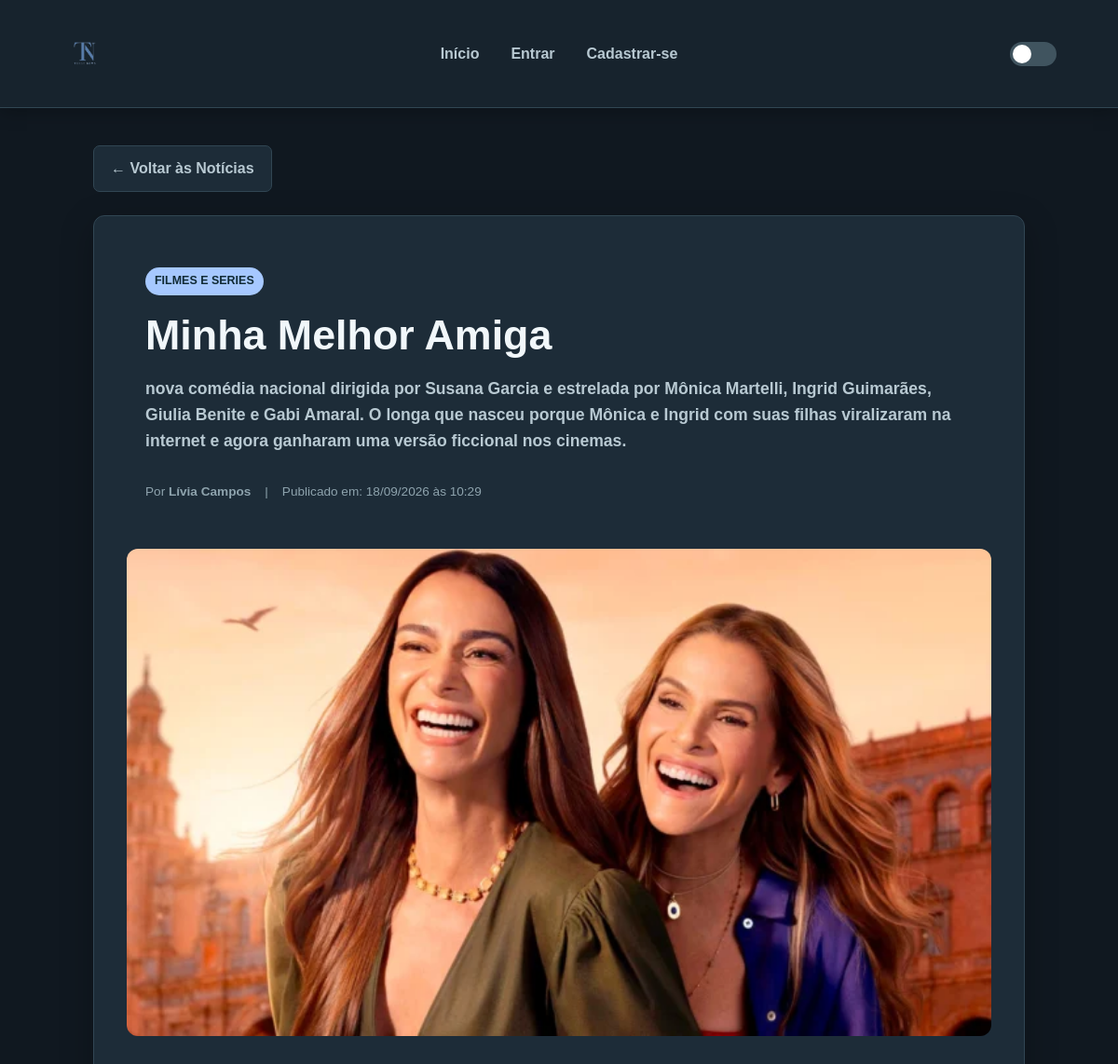
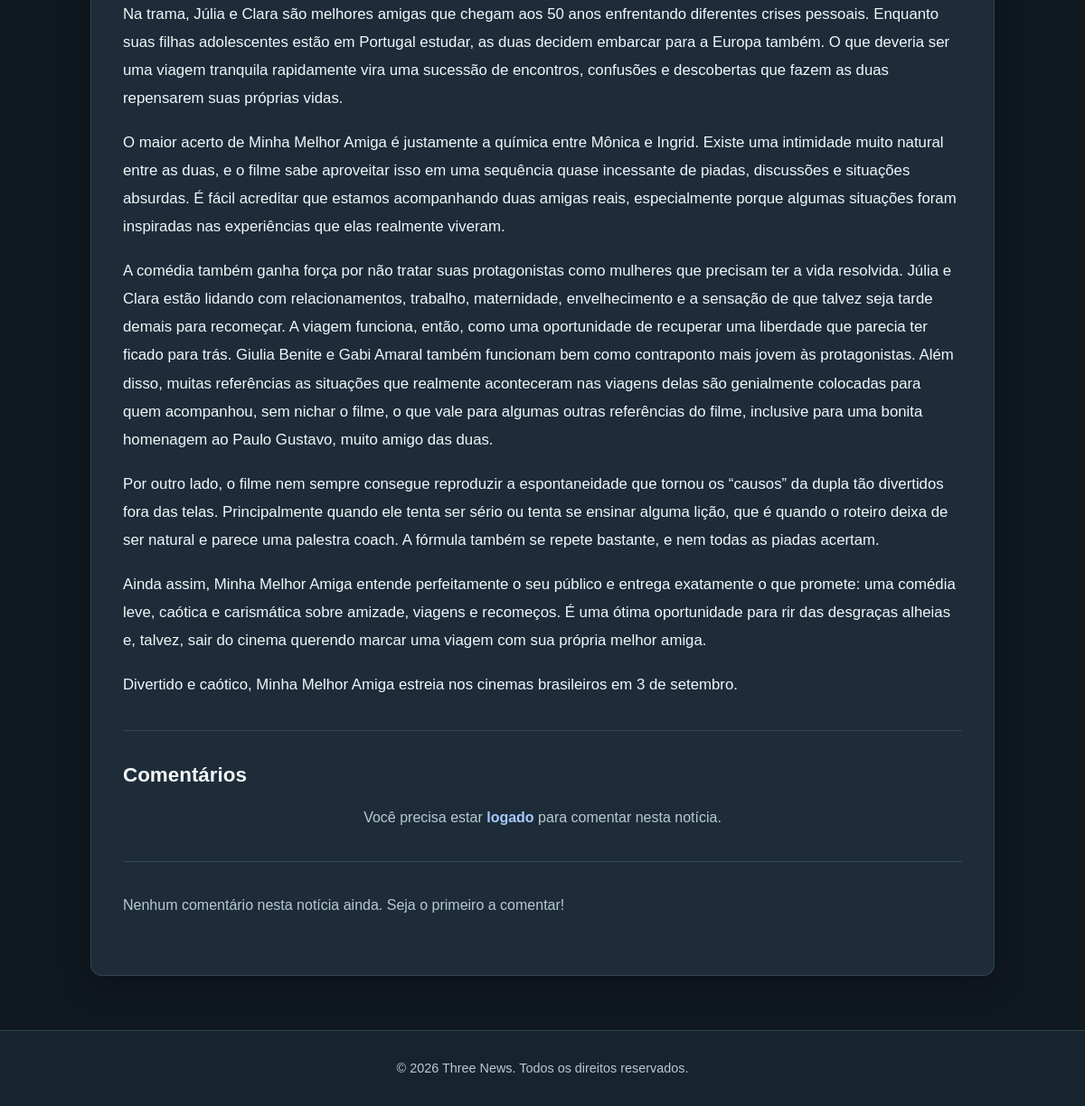
Screenshot of /src/pages/noticia.php?id=3 with the database file from the repository (2 pictures, top to bottom).
### tables this page shows
CREATE TABLE `noticias` (
  `id_noticia` int NOT NULL,
  `titulo` varchar(255) NOT NULL,
  `resumo` varchar(500) DEFAULT NULL,
  `conteudo` mediumtext NOT NULL,
  `imagem` varchar(255) DEFAULT NULL,
  `categoria` varchar(100) NOT NULL,
  `autor` varchar(100) NOT NULL,
  `data_publicacao` datetime DEFAULT CURRENT_TIMESTAMP
);

### src/pages/noticia.php (the view, shortened to what this page needs)
<?php
include("../php/conexao.php");
$id_noticia = (int) $_GET['id'];
$sql = "SELECT * FROM noticias WHERE id_noticia = ?";
$stmt = $conexao->prepare($sql);
$stmt->bind_param("i", $id_noticia);
$stmt->execute();
$resultado = $stmt->get_result();
$noticia = $resultado->fetch_assoc();
$id_usuario_logado = $_SESSION['id_usuario'] ?? 0;
$sql_comentarios = "SELECT c.id_comentario, c.id_usuario, c.comentario, c.data_comentario, c.status, u.nome,
                    COUNT(DISTINCT lk.id_curtida) AS total_likes,
                    EXISTS(SELECT 1 FROM curtidas_comentarios WHERE id_comentario = c.id_comentario AND id_usuario = ?) AS curtiu
                    FROM comentarios c
                    INNER JOIN usuarios u ON c.id_usuario = u.id_usuario
                    LEFT JOIN curtidas_comentarios lk ON c.id_comentario = lk.id_comentario
                    WHERE c.id_noticia = ?
                    GROUP BY c.id_comentario
                    ORDER BY c.data_comentario DESC";
$stmt_c = $conexao->prepare($sql_comentarios);
$stmt_c->bind_param("ii", $id_usuario_logado, $id_noticia);
$stmt_c->execute();
$resultado_comentarios = $stmt_c->get_result();
?>
<!DOCTYPE html>
<html lang="pt-BR">
<head>
    <link rel="stylesheet" href="../assets/css/style.css?v=20260905">
</head>
<body class="preload">
    <?php include('../php/header.php'); ?>
    <main class="container pagina-noticia">
        <a href="../../index.php" class="btn-voltar">← Voltar às Notícias</a>
        <article class="detalhes-noticia-wrapper">
            <header class="noticia-header">
                <span class="genero-tag"><?= htmlspecialchars($noticia['categoria']); ?></span>
                <h1><?= htmlspecialchars($noticia['titulo']); ?></h1>
                <?php if (!empty($noticia['resumo'])): ?>
                    <p class="noticia-resumo"><strong><?= htmlspecialchars($noticia['resumo']); ?></strong></p>
                <?php endif; ?>
                <div class="noticia-meta">
                    <span>Por <strong><?= htmlspecialchars($noticia['autor']); ?></strong></span> |
                    <span>Publicado em: <?= date('d/m/Y \à\s H:i', strtotime($noticia['data_publicacao'])); ?></span>
                </div>
            </header>
            <?php if (!empty($noticia['imagem'])): ?>
                <div class="noticia-capa-grande">
                    <img src="../<?= htmlspecialchars($noticia['imagem']); ?>" alt="<?= htmlspecialchars($noticia['titulo']); ?>">
                </div>
            <?php endif; ?>
            <div class="noticia-conteudo-body">
                <?= $noticia['conteudo']; ?>
            </div>
            <hr class="divisor">
            <section class="secao-comentarios-container">
                <h2>Comentários</h2>
                <?php if ($id_usuario_logado): ?>
                    <form action="../php/comentario.php" method="POST" id="formComentario">
                        <input type="hidden" name="id_noticia" value="<?= $noticia['id_noticia'] ?>">
                        <div class="campo">
                            <label for="comentario">Deixe seu comentário:</label>
                            <textarea id="comentario" name="comentario" rows="4" placeholder="Escreva o que você achou dessa notícia..." required></textarea>
                        </div>
                        <button type="submit" class="botao">Enviar Comentário</button>
                    </form>
                <?php else: ?>
                    <p class="aviso-login">
                        Você precisa estar <a class="link" href="login.php">logado</a> para comentar nesta notícia.
                    </p>
                <?php endif; ?>
                <hr class="divisor">
                <div class="lista-comentarios">
                    <?php if ($resultado_comentarios->num_rows > 0): ?>
                        <?php while ($c = $resultado_comentarios->fetch_assoc()): ?>
                            <?php $id_autor_comentario = (int) $c['id_usuario']; ?>
                            <div class="comentario-item card">
                                <div class="comentario-header">
                                    <strong><?= htmlspecialchars($c['nome']) ?></strong>
                                    <small><?= date('d/m/Y \à\s H:i', strtotime($c['data_comentario'])) ?></small>
                                </div>
                                <div class="comentario-corpo">
                                    <?php if ($c['status'] === 'analise'): ?>
                                        <p class="comentario-analise"><em>Este comentário foi denunciado e está em análise pela moderação.</em></p>
                                    <?php else: ?>
                                        <p><?= htmlspecialchars($c['comentario']) ?></p>
                                    <?php endif; ?>
                                </div>
                                <?php if ($c['status'] !== 'analise' && $id_usuario_logado): ?>
                                    <div class="comentario-acoes">
                                        <form action="../php/curtir_comentario.php" method="POST" class="d-inline">
                                            <input type="hidden" name="id_comentario" value="<?= $c['id_comentario'] ?>">
                                            <input type="hidden" name="id_noticia" value="<?= $id_noticia ?>">
                                            <button type="submit"
                                                    class="btn-acao <?= !empty($c['curtiu']) ? 'curtido' : '' ?>"
                                                    title="<?= !empty($c['curtiu']) ? 'Remover curtida' : 'Curtir comentário' ?>">
                                                <img src="../assets/img/icons/thumbs-up.png" alt="Curtir">
                                                <span><?= $c['total_likes'] ?></span>
                                            </button>
                                        </form>
                                        <?php if ($id_autor_comentario !== (int)$id_usuario_logado): ?>
                                            <form action="../php/denunciar_comentario.php" method="POST" class="d-inline" onsubmit="return confirm('Deseja denunciar este comentário para a moderação?');">
                                                <input type="hidden" name="id_comentario" value="<?= $c['id_comentario'] ?>">
                                                <input type="hidden" name="id_noticia" value="<?= $id_noticia ?>">
                                                <button type="submit" class="btn-acao btn-denunciar" title="Denunciar">
                                                    <img src="../assets/img/icons/finish.png" alt="Denunciar">
                                                </button>
                                            </form>
                                        <?php endif; ?>
                                        <?php if ($id_autor_comentario === (int)$id_usuario_logado): ?>
                                            <form action="../php/excluir_comentario.php" method="POST" class="d-inline" onsubmit="return confirm('Tem certeza que deseja apagar seu comentário?');">
                                                <input type="hidden" name="id_comentario" value="<?= $c['id_comentario'] ?>">
                                                <input type="hidden" name="id_noticia" value="<?= $id_noticia ?>">
                                                <button type="submit" class="btn-acao btn-excluir" title="Excluir meu comentário">
                                                    <img src="../assets/img/icons/trash-can.png" alt="Excluir">
                                                </button>
                                            </form>
                                        <?php endif; ?>
                                    </div>
                                <?php endif; ?>
                            </div>
                        <?php endwhile; ?>
                    <?php else: ?>
                        <p class="descricao">Nenhum comentário nesta notícia ainda. Seja o primeiro a comentar!</p>
                    <?php endif; ?>
                </div>
            </section>
        </article>
    </main>
    <?php
    include('../php/footer.php');
    ?>
</body>
</html>

### src/assets/css/style.css (style rules this page uses)
:root { --azul-principal: #a6c8ff; --azul-claro: #90e0fd; --azul-muito-claro: #a5e7fc; --azul-escuro: #267b9d; --azul-hover: #4eb3d8; --fundo: #101820; --fundo-secundario: #17232d; --fundo-card: #1d2c38; --fundo-input: #223541; --texto: #f1f7fa; --texto-secundario: #b8c9d2; --texto-fraco: #8ea3ad; --borda: #314653; --sombra: rgba(0, 0, 0, 0.25); --sucesso: #4caf78; --sucesso-fundo: #173a2a; --erro: #e57373; --erro-fundo: #421f23; --alerta: #f2c66d; --alerta-fundo: #40351c; --branco: #ffffff; --preto: #000000; --raio: 12px; --raio-pequeno: 7px; --transicao: 0.3s ease; }
* { margin: 0; padding: 0; box-sizing: border-box; }
html { scroll-behavior: smooth; }
body { font-family: Arial, Helvetica, sans-serif; background-color: var(--fundo); color: var(--texto); min-height: 100vh; line-height: 1.6; transition: background-color var(--transicao), color var(--transicao); }
img { max-width: 100%; display: block; }
a { color: inherit; text-decoration: none; }
.container { width: min(1200px, 92%); margin: 40px auto; }
main.container { min-height: calc(100vh - 220px); }
h1, h2, h3, h4 { line-height: 1.25; color: var(--texto); }
h1 { font-size: 2.2rem; margin-bottom: 15px; }
h2 { font-size: 1.4rem; }
.descricao { color: var(--texto-secundario); margin-bottom: 30px; }
.botao, .btn-salvar, .btn-voltar, .btn-acao, .botao-perigo, .btn-limpar { border: none; border-radius: var(--raio-pequeno); padding: 11px 18px; font-weight: 700; transition: transform 0.2s ease, background-color var(--transicao), color var(--transicao); }
.btn-voltar { display: inline-block; background-color: var(--fundo-card); border: 1px solid var(--borda); color: var(--texto-secundario); margin-bottom: 25px; }
.link { color: var(--azul-principal); font-weight: 700; }
.aviso-login { text-align: center; margin-top: 20px; color: var(--texto-secundario); }
.genero-tag, .tag-nivel { display: inline-block; padding: 5px 10px; border-radius: 50px; background-color: var(--azul-principal); color: #102a35; font-size: 0.78rem; font-weight: 800; text-transform: uppercase; }
.noticia-meta { display: flex; flex-wrap: wrap; gap: 8px 15px; margin-top: 15px; color: var(--texto-fraco); font-size: 0.85rem; }
.pagina-noticia { max-width: 1000px; }
.detalhes-noticia-wrapper { background-color: var(--fundo-card); border: 1px solid var(--borda); border-radius: var(--raio); padding: 35px; box-shadow: 0 10px 35px var(--sombra); }
.noticia-header { margin-bottom: 25px; display: flex; align-items: flex-start; padding: 20px; flex-direction: column; }
.noticia-header h1 { font-size: clamp(1.8rem, 4vw, 2.8rem); margin: 15px 0; }
.noticia-resumo { color: var(--texto-secundario); font-size: 1.1rem; margin-bottom: 15px; }
.noticia-capa-grande { width: 100%; margin: 30px 0; overflow: hidden; border-radius: var(--raio); }
.noticia-capa-grande img { width: 100%; max-height: 550px; object-fit: cover; }
.noticia-conteudo-body { color: var(--texto); font-size: 1.05rem; line-height: 1.85; }
.noticia-conteudo-body p { margin-bottom: 18px; }
.divisor { border: none; height: 1px; background-color: var(--borda); margin: 35px 0; }
.secao-comentarios-container { margin-top: 30px; }
.secao-comentarios-container h2 { margin-bottom: 20px; }
.lista-comentarios { display: flex; flex-direction: column; gap: 15px; }
header { display: flex; align-items: center; padding: 20px; }

### rows the page displays
noticias: categoria "FILMES E SERIES", titulo "Minha Melhor Amiga", resumo "nova comédia nacional dirigida por Susana Garcia e estrelada por Mônica Martelli, Ingrid Guimarães, Giulia Benite e Gabi Amaral. O longa que nasceu porque Mônica e Ingrid com suas filhas viralizaram na internet e agora ganharam uma versão ficcional nos cinemas.", autor "Lívia Campos", data_publicacao "18/09/2026 às 10:29", imagem (picture), conteudo "Na trama, Júlia e Clara são melhores amigas que chegam aos 50 anos enfrentando diferentes crises pessoais. Enquanto suas filhas adolescentes estão em Portugal estudar, as duas decidem embarcar para a Europa também. O que deveria ser uma viagem tranquila rapidamente vira uma sucessão de encontros, confusões e descobertas que fazem as duas repensarem suas próprias vidas. O maior acerto de Minha Melhor Amiga é justamente a química entre Mônica e Ingrid. Existe uma intimidade muito natural entre as duas, e o filme sabe aproveitar isso em uma sequência quase incessante de piadas, discussões e situações absurdas. É fácil acreditar que estamos acompanhando duas amigas reais, especialmente porque…"
